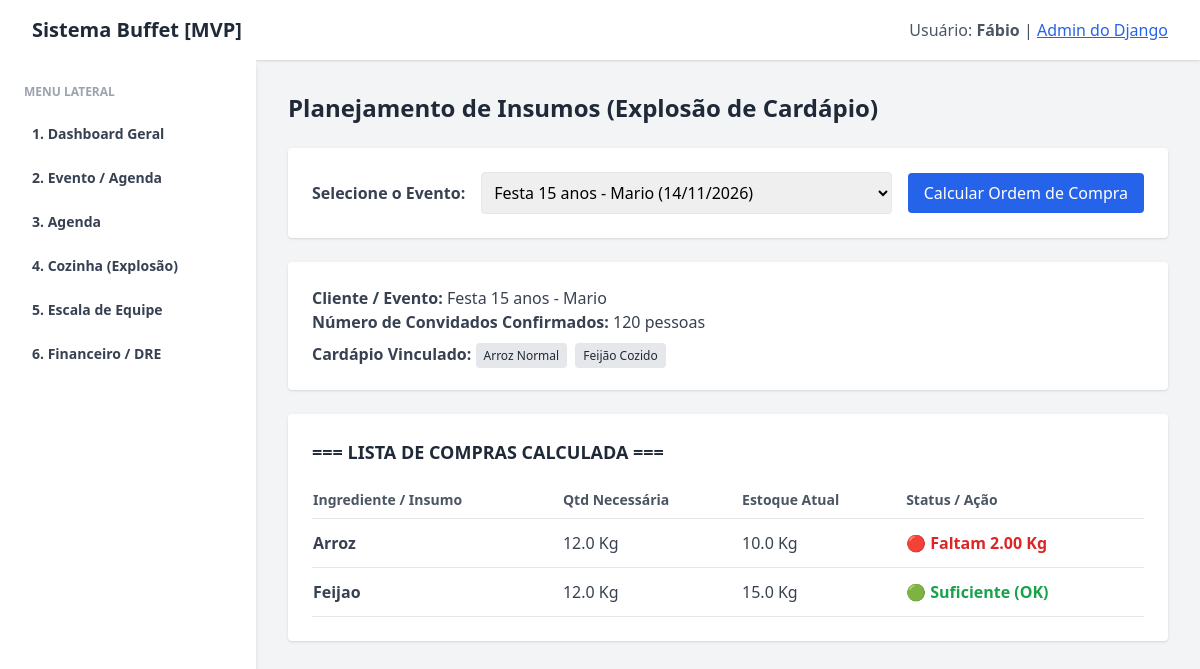
The page /cozinha/?evento_id=1 on the database its author committed.
### buffet/models.py (models this page shows, shortened)
class Evento(models.Model):
    nome_cliente = models.CharField(max_length=150)
    nome_evento = models.CharField(max_length=150)  # Ex: Aniversário / Casamento
    data_hora = models.DateTimeField()
    numero_convidados = models.PositiveIntegerField()
    cardapio = models.ManyToManyField(Receita, blank=True)
    markup_aplicado = models.DecimalField(max_digits=5, decimal_places=2, default=2.50)
    preco_contrato = models.DecimalField(
        max_digits=10, decimal_places=2, blank=True, null=True
    )
    status = models.CharField(max_length=50, default='Em Negociação')

class Receita(models.Model):
    nome = models.CharField(max_length=150)
    rendimento_porcoes = models.PositiveIntegerField()
    modo_preparo = models.TextField(blank=True, null=True)

class Ingrediente(models.Model):
    nome = models.CharField(max_length=100)
    unidade_medida = models.CharField(max_length=10)  # kg, L, un, pct
    custo_unitario = models.DecimalField(max_digits=10, decimal_places=2)
    quantidade_estoque = models.DecimalField(
        max_digits=10, decimal_places=2, default=0.00
    )
    estoque_minimo = models.DecimalField(
        max_digits=10, decimal_places=2, default=0.00
    )

### buffet/views.py (the view)
# urls.py: path('cozinha/', views.cozinha_view, name='cozinha'),
def cozinha_view(request):
    eventos = Evento.objects.all().order_by('-data_hora')
    evento_selecionado = None
    lista_compras = []
    evento_id = request.GET.get('evento_id')
    if evento_id:
        evento_selecionado = get_object_or_404(Evento, id=evento_id)
        convidados = evento_selecionado.numero_convidados
        controlador_insumos = {}
        for receita in evento_selecionado.cardapio.all():
            for item_receita in receita.itens.all():
                ing = item_receita.ingrediente
                quantidade_total = (
                    float(item_receita.quantidade)
                    / float(receita.rendimento_porcoes)
                    * convidados
                )
                if ing.id in controlador_insumos:
                    controlador_insumos[ing.id]['qtd_necessaria'] += quantidade_total
                else:
                    controlador_insumos[ing.id] = {
                        'ingrediente': ing.nome,
                        'unidade': ing.unidade_medida,
                        'qtd_necessaria': quantidade_total,
                        'estoque_atual': float(ing.quantidade_estoque),
                    }
        for dados in controlador_insumos.values():
            falta = dados['qtd_necessaria'] - dados['estoque_atual']
            status = 'OK'
            if falta > 0:
                status = f'Faltam {falta:.2f} {dados["unidade"]}'
            lista_compras.append({
                'ingrediente': dados['ingrediente'],
                'unidade': dados['unidade'],
                'qtd_necessaria': round(dados['qtd_necessaria'], 2),
                'estoque_atual': round(dados['estoque_atual'], 2),
                'status': status,
            })
    context = {
        'eventos': eventos,
        'evento_selecionado': evento_selecionado,
        'lista_compras': lista_compras,
    }
    return render(request, 'buffet/cozinha.html', context)

### buffet/templates/buffet/cozinha.html (shortened to what this page needs)
{% extends 'buffet/base.html' %}
{% block content %}
    <h2 class="text-2xl font-bold text-gray-800 mb-6">Planejamento de Insumos (Explosão de Cardápio)</h2>
    <div class="bg-white rounded shadow p-6 mb-6">
        <form method="GET" action="" class="flex items-center gap-4">
            <label for="evento_id" class="font-semibold text-gray-700">Selecione o Evento:</label>
            <select name="evento_id" id="evento_id" class="border p-2 rounded flex-1 max-w-md">
                {% for ev in eventos %}
                    <option value="{{ ev.id }}" {% if evento_selecionado and evento_selecionado.id == ev.id %}selected{% endif %}>
                        {{ ev.nome_evento }} - {{ ev.nome_cliente }} ({{ ev.data_hora|date:"d/m/Y" }})
                    </option>
                {% endfor %}
            </select>
            <button type="submit" class="bg-blue-600 text-white px-4 py-2 rounded hover:bg-blue-700">Calcular Ordem de Compra</button>
        </form>
    </div>
    {% if evento_selecionado %}
    <div class="bg-white rounded shadow p-6 mb-6">
        <p class="text-gray-700"><strong>Cliente / Evento:</strong> {{ evento_selecionado.nome_evento }} - {{ evento_selecionado.nome_cliente }}</p>
        <p class="text-gray-700"><strong>Número de Convidados Confirmados:</strong> {{ evento_selecionado.numero_convidados }} pessoas</p>
        <p class="text-gray-700 mt-2"><strong>Cardápio Vinculado:</strong>
            {% for rec in evento_selecionado.cardapio.all %}
                <span class="bg-gray-200 text-gray-800 text-xs px-2 py-1 rounded mr-1">{{ rec.nome }}</span>
            {% empty %}
                <span class="text-red-500">Nenhum prato vinculado a este evento ainda.</span>
            {% endfor %}
        </p>
    </div>
    <div class="bg-white rounded shadow p-6">
        <h3 class="text-lg font-bold text-gray-800 mb-4">=== LISTA DE COMPRAS CALCULADA ===</h3>
        <table class="w-full text-left border-collapse">
            <thead>
                <tr class="border-b text-gray-600 text-sm">
                    <th class="py-2">Ingrediente / Insumo</th>
                    <th class="py-2">Qtd Necessária</th>
                    <th class="py-2">Estoque Atual</th>
                    <th class="py-2">Status / Ação</th>
                </tr>
            </thead>
            <tbody>
                {% for item in lista_compras %}
                <tr class="border-b text-gray-700">
                    <td class="py-3 font-semibold">{{ item.ingrediente }}</td>
                    <td class="py-3">{{ item.qtd_necessaria }} {{ item.unidade }}</td>
                    <td class="py-3">{{ item.estoque_atual }} {{ item.unidade }}</td>
                    <td class="py-3">
                        {% if "Faltam" in item.status %}
                            <span class="text-red-600 font-bold">🔴 {{ item.status }}</span>
                        {% else %}
                            <span class="text-green-600 font-semibold">🟢 Suficiente (OK)</span>
                        {% endif %}
                    </td>
                </tr>
                {% empty %}
                <tr>
                    <td colspan="4" class="py-4 text-center text-gray-500">Nenhum insumo calculado. Verifique se o evento possui receitas vinculadas no cardápio.</td>
                </tr>
                {% endfor %}
            </tbody>
        </table>
    </div>
    {% endif %}
{% endblock %}

### rows shown on the page
Evento: nome_evento "Festa 15 anos", nome_cliente "Mario", numero_convidados "120"
Receita: nome "Arroz Normal"
Receita: nome "Feijão Cozido"
Ingrediente: ingrediente "Arroz", unidade "Kg", unidade "Kg"
Ingrediente: ingrediente "Feijao", unidade "Kg", unidade "Kg"

### other values the page prints
{{ item.qtd_necessaria }} "12.0" "12.0"
{{ item.estoque_atual }} "10.0" "15.0"
{{ item.status }} "Faltam 2.00 Kg"
form field evento_id "Festa 15 anos - Mario (14/11/2026)"
